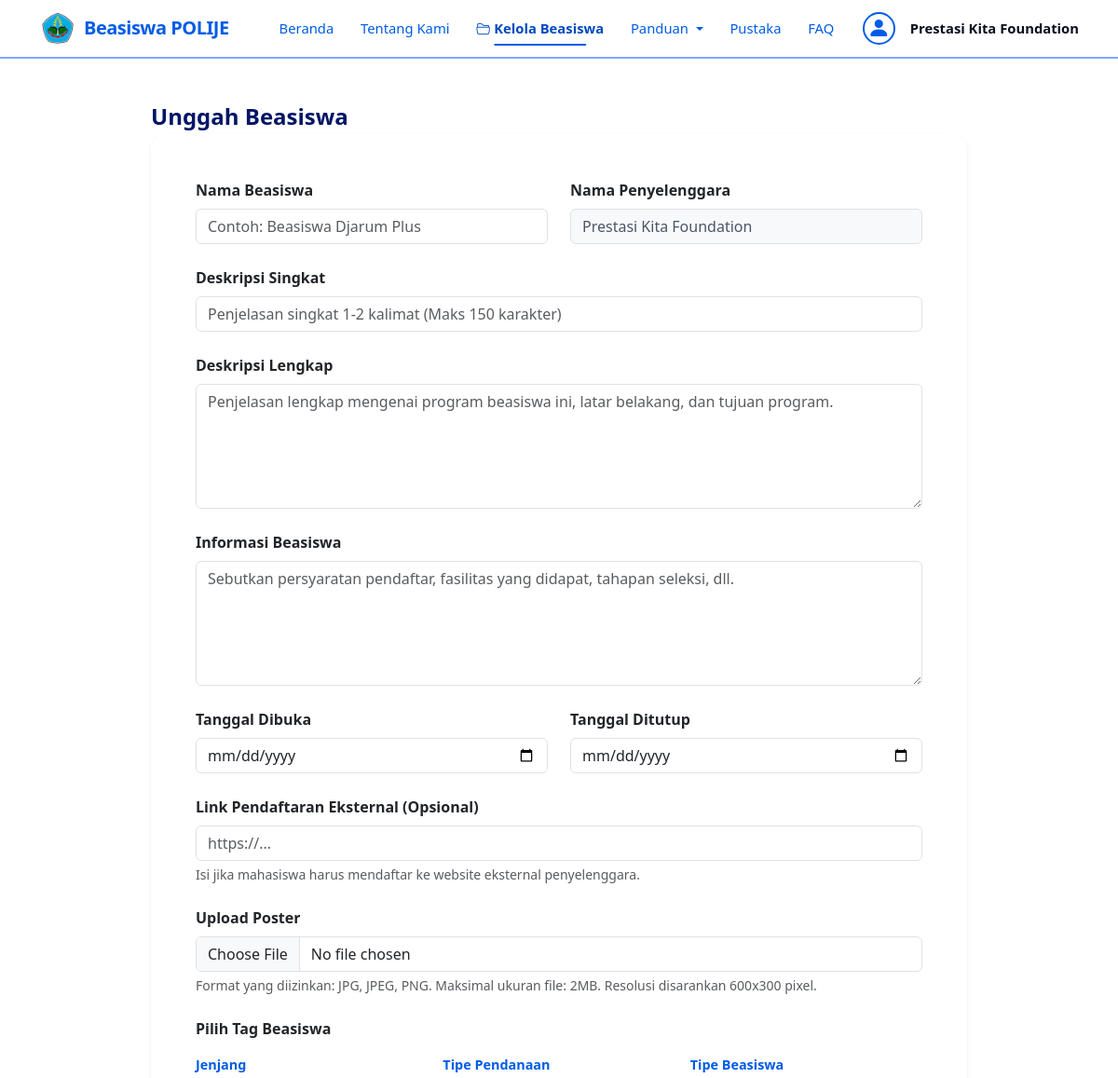
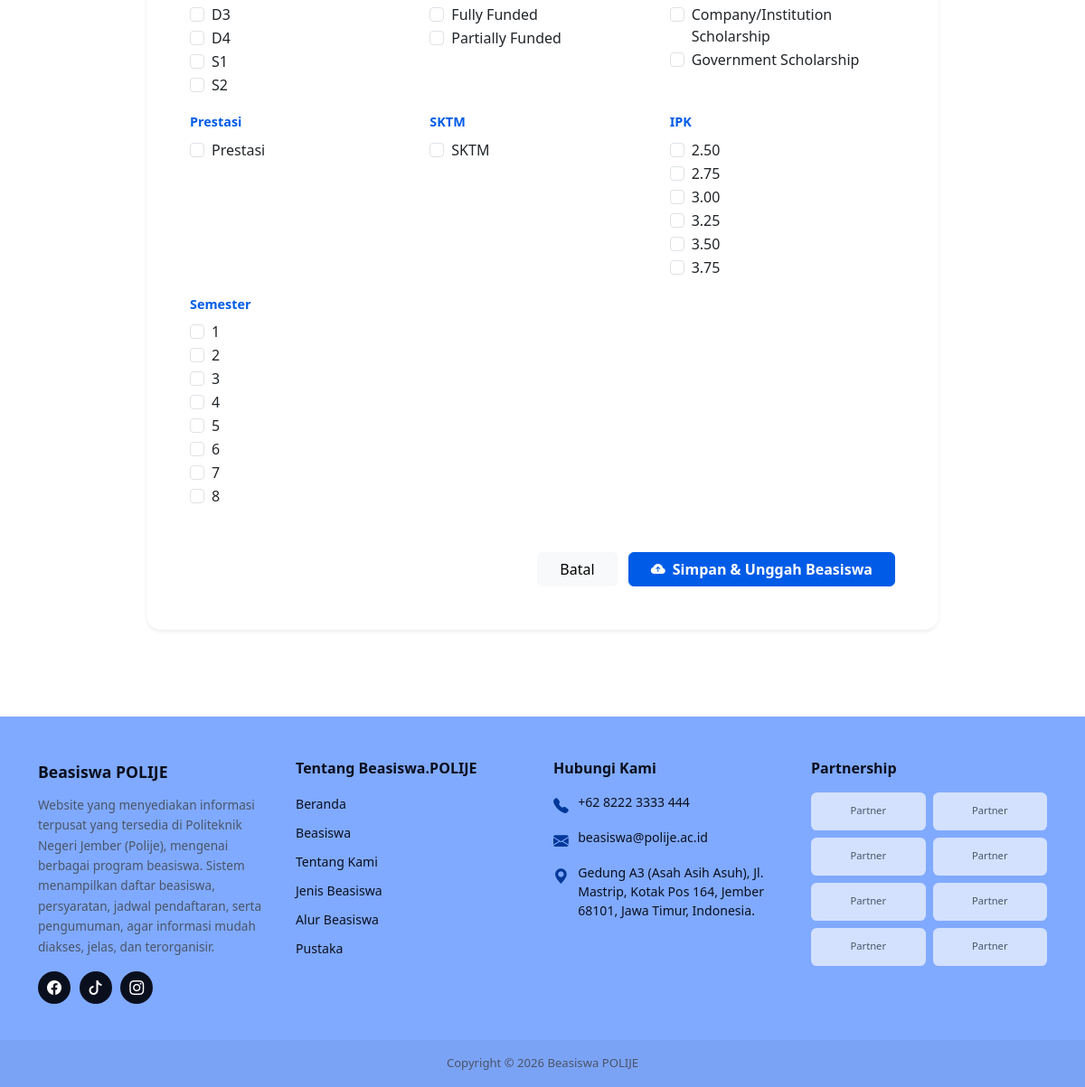
Page /public/frontend/mitra/unggah-beasiswa.php (signed in) on the committed database (2 pictures, top to bottom).
### tables this page shows
CREATE TABLE `mitra` (
  `id_mitra` int NOT NULL AUTO_INCREMENT,
  `nama_mitra` varchar(150) NOT NULL,
  `bidang_usaha` varchar(100) NOT NULL,
  `telepon` varchar(20) NOT NULL,
  `website` varchar(255) DEFAULT NULL,
  `email` varchar(150) NOT NULL,
  `password` varchar(255) NOT NULL,
  `role` enum('mitra') NOT NULL DEFAULT 'mitra',
  PRIMARY KEY (`id_mitra`),
  UNIQUE KEY `email` (`email`)
);

CREATE TABLE `tag` (
  `id_tag` int NOT NULL AUTO_INCREMENT,
  `nama_tag` varchar(100) NOT NULL,
  `kategori_tag` enum('Jenjang','Tipe Pendanaan','Tipe Beasiswa','Prestasi','SKTM','IPK','Semester') NOT NULL,
  PRIMARY KEY (`id_tag`)
);

### helpers/Session.php (called while the page is built, shortened)
<?php
class Session
{
    public static function get(string $key): mixed
    {
        return $_SESSION[$key] ?? null;
    }
    public static function getId(): ?int
    {
        $id = self::get('id');
        return $id !== null ? (int) $id : null;
    }
}

### classes/User.php (called while the page is built, shortened)
<?php
abstract class User
{
    public function __construct(mysqli $db)
    {
        $this->db = $db;
    }
}

### classes/Mitra.php (called while the page is built, shortened)
<?php
require_once __DIR__ . '/User.php';
class Mitra extends User
{
    public function getById(int $id): array|false
    {
        $stmt = $this->db->prepare("SELECT * FROM mitra WHERE id_mitra = ?");
        $stmt->bind_param('i', $id);
        $stmt->execute();
        $result = $stmt->get_result();
        $row = $result->fetch_assoc();
        return $row ?: false;
    }
}

### classes/Tag.php (called while the page is built, shortened)
<?php
class Tag
{
    private mysqli $db;
    public function __construct(mysqli $db)
    {
        $this->db = $db;
    }
    public function getAll(): array
    {
        $sql = "SELECT * FROM tag ORDER BY kategori_tag ASC, nama_tag ASC";
        $result = $this->db->query($sql);
        if ($result) {
            return $result->fetch_all(MYSQLI_ASSOC);
        }
        return [];
    }
}

### public/frontend/mitra/unggah-beasiswa.php (the view, shortened to what this page needs)
<?php
require_once CONFIG_PATH . 'Database.php';
require_once HELPERS_PATH . 'Session.php';
require_once CLASSES_PATH . 'Mitra.php';
require_once CLASSES_PATH . 'Tag.php';
$db = Database::getInstance()->getConnection();
$mitra = (new Mitra($db))->getById(Session::getId());
$listTag = (new Tag($db))->getAll();
$tagsByKategori = [];
foreach ($listTag as $t) {
    $tagsByKategori[$t['kategori_tag']][] = $t;
}
require_once __DIR__ . '/../layout/header.php';
require_once __DIR__ . '/../layout/navbar-mitra.php';
?>
<div class="container py-5" style="max-width: 900px;">
    <h1 class="page-title">Unggah Beasiswa</h1>
    <div class="card border-0 shadow-sm rounded-4 mb-5">
        <div class="card-body p-4 p-md-5">
            <form action="<?= BASE_URL ?>/backend/beasiswa/store.php" method="POST" enctype="multipart/form-data">
                <div class="row g-4">
                    <div class="col-md-6">
                        <label class="form-label fw-bold">Nama Beasiswa</label>
                        <input type="text" name="nama_beasiswa" class="form-control"
                            placeholder="Contoh: Beasiswa Djarum Plus" required>
                    </div>
                    <div class="col-md-6">
                        <label class="form-label fw-bold">Nama Penyelenggara</label>
                        <input type="text" name="nama_penyelenggara" class="form-control"
                            value="<?= htmlspecialchars((string) ($mitra['nama_mitra'] ?? '')) ?>" readonly
                            style="background-color: #f8f9fa;">
                    </div>
                    <div class="col-12">
                        <label class="form-label fw-bold">Deskripsi Singkat</label>
                        <input type="text" name="deskripsi_singkat" class="form-control"
                            placeholder="Penjelasan singkat 1-2 kalimat (Maks 150 karakter)" maxlength="150" required>
                    </div>
                    <div class="col-12">
                        <label class="form-label fw-bold">Deskripsi Lengkap</label>
                        <textarea class="form-control" name="deskripsi_lengkap" rows="5"
                            placeholder="Penjelasan lengkap mengenai program beasiswa ini, latar belakang, dan tujuan program."
                            required></textarea>
                    </div>
                    <div class="col-12">
                        <label class="form-label fw-bold">Informasi Beasiswa</label>
                        <textarea class="form-control" name="informasi_beasiswa" rows="5"
                            placeholder="Sebutkan persyaratan pendaftar, fasilitas yang didapat, tahapan seleksi, dll."
                            required></textarea>
                    </div>
                    <div class="col-md-6">
                        <label class="form-label fw-bold">Tanggal Dibuka</label>
                        <input type="date" name="tgl_buka" class="form-control" required>
                    </div>
                    <div class="col-md-6">
                        <label class="form-label fw-bold">Tanggal Ditutup</label>
                        <input type="date" name="tgl_tutup" class="form-control" required>
                    </div>
                    <div class="col-12">
                        <label class="form-label fw-bold">Link Pendaftaran Eksternal (Opsional)</label>
                        <input type="url" name="link_pendaftaran" class="form-control" placeholder="https://...">
                        <div class="form-text">Isi jika mahasiswa harus mendaftar ke website eksternal penyelenggara.
                        </div>
                    </div>
                    <div class="col-12">
                        <label class="form-label fw-bold">Upload Poster</label>
                        <input type="file" name="poster" class="form-control" accept="image/jpeg,image/png,image/jpg"
                            required>
                        <div class="form-text">Format yang diizinkan: JPG, JPEG, PNG. Maksimal ukuran file: 2MB.
                            Resolusi disarankan 600x300 pixel.</div>
                    </div>
                    <div class="col-12">
                        <label class="form-label fw-bold d-block mb-3">Pilih Tag Beasiswa</label>
                        <div class="row g-3">
                            <?php foreach ($tagsByKategori as $kategori => $tags): ?>
                                <div class="col-md-4">
                                    <div class="fw-semibold mb-2" style="font-size: 0.9rem; color: var(--color-primary);">
                                        <?= htmlspecialchars(ucwords(str_replace('_', ' ', $kategori))) ?>
                                    </div>
                                    <?php foreach ($tags as $tag): ?>
                                        <div class="form-check">
                                            <input class="form-check-input" type="checkbox" name="tags[]"
                                                value="<?= $tag['id_tag'] ?>" id="tag_<?= $tag['id_tag'] ?>">
                                            <label class="form-check-label"
                                                for="tag_<?= $tag['id_tag'] ?>"><?= htmlspecialchars($tag['nama_tag']) ?></label>
                                        </div>
                                    <?php endforeach; ?>
                                </div>
                            <?php endforeach; ?>
                        </div>
                    </div>
                    <div class="col-12 text-end mt-5">
                        <a href="<?= BASE_URL ?>/frontend/mitra/kelola-beasiswa.php"
                            class="btn btn-light px-4 me-2">Batal</a>
                        <button type="submit" class="btn btn-primary px-4"
                            style="background-color: var(--color-primary); border-color: var(--color-primary); font-weight: 600;">
                            <i class="bi bi-cloud-arrow-up-fill me-2"></i>Simpan & Unggah Beasiswa
                        </button>
                    </div>
                </div>
            </form>
        </div>
    </div>
</div>
<?php
require_once __DIR__ . '/../layout/footer.php';
?>

### public/assets/css/style.css (style rules this page uses)
:root { --color-primary: #005CE6; --color-primary-dark: #004ABF; --color-secondary: #003899; --color-light: #80AAFF; --color-lighter: #CCE0FF; --color-text: #0A0F1E; --color-text-muted: #4A5568; --color-white: #ffffff; --color-dark: #001566; --sidebar-width: 260px; }
html, body { overflow-x: hidden; }
.page-title { font-weight: 800; font-size: 1.5rem; color: var(--color-dark); margin-bottom: .25rem; }
.form-control[readonly] { background-color: #f8f9fa; color: var(--color-text-muted); cursor: not-allowed; }
.btn-primary, .btn-auth-submit, .btn-see { position: relative; overflow: hidden; transition: all 0.3s ease; }
.btn-primary::after, .btn-auth-submit::after, .btn-see::after { content: ''; position: absolute; top: 50%; left: 50%; width: 0; height: 0; background: rgba(255, 255, 255, 0.2); border-radius: 50%; transform: translate(-50%, -50%); transition: width 0.4s ease, height 0.4s ease; }

### rows in the picture
mitra: nama_penyelenggara "Prestasi Kita Foundation"
tag: nama_tag "D3"
tag: nama_tag "D4"
tag: nama_tag "S1"
tag: nama_tag "S2"
tag: nama_tag "Fully Funded"
tag: nama_tag "Partially Funded"
tag: nama_tag "Company/Institution Scholarship"
tag: nama_tag "Government Scholarship"
tag: nama_tag "Prestasi"
tag: nama_tag "SKTM"
tag: nama_tag "2.50"
tag: nama_tag "2.75"
tag: nama_tag "3.00"
tag: nama_tag "3.25"
tag: nama_tag "3.50"
tag: nama_tag "3.75"
tag: nama_tag "1"
tag: nama_tag "2"
tag: nama_tag "3"
tag: nama_tag "4"
tag: nama_tag "5"
tag: nama_tag "6"
tag: nama_tag "7"
tag: nama_tag "8"

### other values in the picture
$mitraName "Prestasi Kita Foundation"
str_replace('_', ' ', $kategori) "Jenjang"
str_replace('_', ' ', $kategori) "Tipe Pendanaan"
str_replace('_', ' ', $kategori) "Tipe Beasiswa"
str_replace('_', ' ', $kategori) "Prestasi"
str_replace('_', ' ', $kategori) "SKTM"
str_replace('_', ' ', $kategori) "IPK"
str_replace('_', ' ', $kategori) "Semester"
